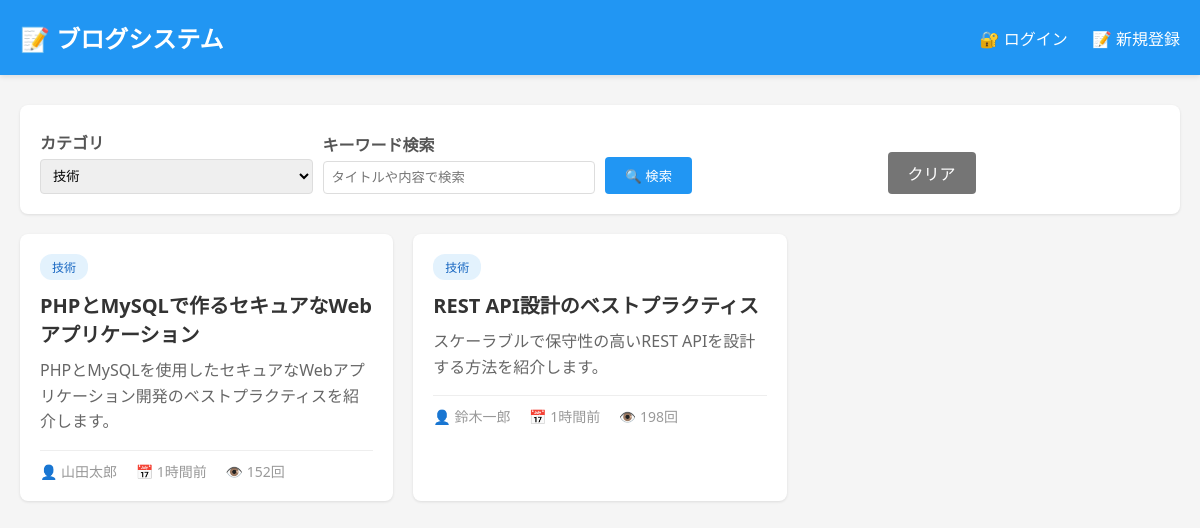
The app's page /index.php?category_id=1 with its own data.
### tables this page shows
CREATE TABLE IF NOT EXISTS posts (
    id INT AUTO_INCREMENT PRIMARY KEY,
    user_id INT NOT NULL,
    category_id INT,
    title VARCHAR(255) NOT NULL,
    content TEXT NOT NULL,
    excerpt VARCHAR(500),
    status ENUM('draft', 'published') DEFAULT 'draft',
    view_count INT DEFAULT 0,
    created_at DATETIME DEFAULT CURRENT_TIMESTAMP,
    updated_at DATETIME DEFAULT CURRENT_TIMESTAMP ON UPDATE CURRENT_TIMESTAMP,
    published_at DATETIME,
    FOREIGN KEY (user_id) REFERENCES users(id) ON DELETE CASCADE,
    FOREIGN KEY (category_id) REFERENCES categories(id) ON DELETE SET NULL,
    INDEX idx_user_id (user_id),
    INDEX idx_category_id (category_id),
    INDEX idx_status (status),
    INDEX idx_created_at (created_at),
    INDEX idx_published_at (published_at)
);

CREATE TABLE IF NOT EXISTS categories (
    id INT AUTO_INCREMENT PRIMARY KEY,
    name VARCHAR(100) NOT NULL,
    slug VARCHAR(100) NOT NULL UNIQUE,
    description TEXT,
    created_at DATETIME DEFAULT CURRENT_TIMESTAMP,
    updated_at DATETIME DEFAULT CURRENT_TIMESTAMP ON UPDATE CURRENT_TIMESTAMP,
    INDEX idx_slug (slug)
);

CREATE TABLE IF NOT EXISTS users (
    id INT AUTO_INCREMENT PRIMARY KEY,
    name VARCHAR(100) NOT NULL,
    email VARCHAR(255) NOT NULL UNIQUE,
    password_hash VARCHAR(255) NOT NULL,
    created_at DATETIME DEFAULT CURRENT_TIMESTAMP,
    updated_at DATETIME DEFAULT CURRENT_TIMESTAMP ON UPDATE CURRENT_TIMESTAMP,
    INDEX idx_email (email),
    INDEX idx_created_at (created_at)
);

### auth_functions.php (called while the page is built, shortened)
<?php
function isLoggedIn() {
    return isset($_SESSION['user_id']);
}

### functions.php (called while the page is built, shortened)
<?php
require_once 'auth_functions.php';
function h($str) {
    return htmlspecialchars($str, ENT_QUOTES, 'UTF-8');
}
function getAllCategories() {
    $pdo = getDB();
    try {
        $sql = "SELECT * FROM categories ORDER BY name ASC";
        $stmt = $pdo->query($sql);
        return $stmt->fetchAll();
    } catch (PDOException $e) {
        error_log('Get categories error: ' . $e->getMessage());
        return [];
    }
}
function getPosts($filters = [], $page = 1, $per_page = POSTS_PER_PAGE) {
    $pdo = getDB();
    $where_conditions = [];
    $bind_params = [];
    if (!isLoggedIn()) {
        $where_conditions[] = 'p.status = :status';
        $bind_params[':status'] = 'published';
    } elseif (isset($filters['status']) && validateStatus($filters['status'])) {
        $where_conditions[] = 'p.status = :status';
        $bind_params[':status'] = $filters['status'];
    }
    if (isset($filters['category_id']) && $filters['category_id'] > 0) {
        $where_conditions[] = 'p.category_id = :category_id';
        $bind_params[':category_id'] = (int)$filters['category_id'];
    }
    $where_clause = !empty($where_conditions) ? 'WHERE ' . implode(' AND ', $where_conditions) : '';
    try {
        $count_sql = "SELECT COUNT(*) FROM posts p $where_clause";
        $count_stmt = $pdo->prepare($count_sql);
        foreach ($bind_params as $key => $value) {
            $count_stmt->bindValue($key, $value);
        }
        $count_stmt->execute();
        $total = $count_stmt->fetchColumn();
        $total_pages = ceil($total / $per_page);
        $page = max(1, min($page, $total_pages ?: 1));
        $offset = ($page - 1) * $per_page;
        $sql = "SELECT
                    p.*,
                    u.name AS author_name,
                    c.name AS category_name,
                    c.slug AS category_slug
                FROM posts p
                LEFT JOIN users u ON p.user_id = u.id
                LEFT JOIN categories c ON p.category_id = c.id
                $where_clause
                ORDER BY p.created_at DESC
                LIMIT :limit OFFSET :offset";
        $stmt = $pdo->prepare($sql);
        foreach ($bind_params as $key => $value) {
            $stmt->bindValue($key, $value);
        }
        $stmt->bindValue(':limit', $per_page, PDO::PARAM_INT);
        $stmt->bindValue(':offset', $offset, PDO::PARAM_INT);
        $stmt->execute();
        return [
            'posts' => $stmt->fetchAll(),
            'total' => $total,
            'pages' => $total_pages,
            'current_page' => $page
        ];
    } catch (PDOException $e) {
        error_log('Get posts error: ' . $e->getMessage());
        return ['posts' => [], 'total' => 0, 'pages' => 0, 'current_page' => 1];
    }
}
function timeAgo($datetime) {
    $timestamp = strtotime($datetime);
    $diff = time() - $timestamp;
    if ($diff < 60) {
        return '1分以内';
    } elseif ($diff < 3600) {
        return floor($diff / 60) . '分前';
    } elseif ($diff < 86400) {
        return floor($diff / 3600) . '時間前';
    } elseif ($diff < 604800) {
        return floor($diff / 86400) . '日前';
    } else {
        return date('Y年m月d日', $timestamp);
    }
}

### index.php (the view, shortened to what this page needs)
<?php
require_once 'functions.php';
$filters = [];
if (isset($_GET['category_id']) && $_GET['category_id'] > 0) {
    $filters['category_id'] = (int)$_GET['category_id'];
}
$page = isset($_GET['page']) ? max(1, (int)$_GET['page']) : 1;
$result = getPosts($filters, $page);
$posts = $result['posts'];
$categories = getAllCategories();
?>
<!DOCTYPE html>
<html lang="ja">
<head>
</head>
<body>
    <div class="header">
        <div class="header-content">
            <h1>📝 ブログシステム</h1>
            <div class="header-nav">
                <?php if (isLoggedIn()): ?>
                    <span>👤 <?php echo h($_SESSION['user_name']); ?>さん</span>
                    <a href="add.php">✏️ 記事を書く</a>
                    <a href="?my_posts=1">📄 自分の記事</a>
                    <a href="logout.php">🚪 ログアウト</a>
                <?php else: ?>
                    <a href="login.php">🔐 ログイン</a>
                    <a href="register.php">📝 新規登録</a>
                <?php endif; ?>
            </div>
        </div>
    </div>
    <div class="container">
        <div class="filters">
            <form method="GET" action="">
                <div class="filter-group">
                    <label for="category_id">カテゴリ</label>
                    <select name="category_id" id="category_id">
                        <?php foreach ($categories as $category): ?>
                            <option value="<?php echo h($category['id']); ?>"
                                <?php echo (isset($filters['category_id']) && $filters['category_id'] == $category['id']) ? 'selected' : ''; ?>>
                                <?php echo h($category['name']); ?>
                            </option>
                        <?php endforeach; ?>
                    </select>
                </div>
                <div class="filter-group">
                    <label for="keyword">キーワード検索</label>
                    <input type="text" name="keyword" id="keyword" value="<?php echo h($filters['keyword'] ?? ''); ?>" placeholder="タイトルや内容で検索">
                </div>
                <div class="filter-group">
                    <label>&nbsp;</label>
                    <button type="submit">🔍 検索</button>
                </div>
                <div class="filter-group">
                    <label>&nbsp;</label>
                    <a href="index.php">クリア</a>
                </div>
            </form>
        </div>
        <?php if (empty($posts)): ?>
            <div class="no-posts">
                <h2>📭 記事が見つかりませんでした</h2>
                <p>検索条件を変更してお試しください。</p>
            </div>
        <?php else: ?>
            <div class="posts-grid">
                <?php foreach ($posts as $post): ?>
                    <div class="post-card">
                        <?php if ($post['category_name']): ?>
                            <div class="post-category"><?php echo h($post['category_name']); ?></div>
                        <?php endif; ?>
                        <h2 class="post-title">
                            <a href="view.php?id=<?php echo h($post['id']); ?>">
                                <?php echo h($post['title']); ?>
                            </a>
                        </h2>
                        <div class="post-excerpt">
                            <?php echo h($post['excerpt'] ?: generateExcerpt($post['content'])); ?>
                        </div>
                        <div class="post-meta">
                            <span>👤 <?php echo h($post['author_name']); ?></span>
                            <span>📅 <?php echo h(timeAgo($post['created_at'])); ?></span>
                            <span>👁️ <?php echo h($post['view_count']); ?>回</span>
                        </div>
                    </div>
                <?php endforeach; ?>
            </div>
        <?php endif; ?>
    </div>
</body>
</html>

### index.php (style rules this page uses)
* { margin: 0; padding: 0; box-sizing: border-box; }
body { font-family: 'Segoe UI', Tahoma, Geneva, Verdana, sans-serif; background-color: #f5f5f5; }
.header { background-color: #2196F3; color: white; padding: 20px 0; box-shadow: 0 2px 5px rgba(0,0,0,0.1); }
.header-content { max-width: 1200px; margin: 0 auto; padding: 0 20px; display: flex; justify-content: space-between; align-items: center; }
.header h1 { font-size: 24px; }
.header-nav a { color: white; text-decoration: none; margin-left: 20px; }
.container { max-width: 1200px; margin: 30px auto; padding: 0 20px; }
.filters { background: white; padding: 20px; border-radius: 8px; margin-bottom: 20px; box-shadow: 0 1px 3px rgba(0,0,0,0.1); }
.filters form { display: flex; gap: 10px; flex-wrap: wrap; align-items: end; }
.filter-group { flex: 1; min-width: 200px; }
.filter-group label { display: block; margin-bottom: 5px; font-weight: bold; color: #555; }
.filter-group select, .filter-group input[type="text"] { width: 100%; padding: 8px; border: 1px solid #ddd; border-radius: 4px; }
.filter-group button { padding: 9px 20px; background-color: #2196F3; color: white; border: none; border-radius: 4px; cursor: pointer; }
.filter-group a { padding: 9px 20px; background-color: #757575; color: white; text-decoration: none; border-radius: 4px; display: inline-block; }
.posts-grid { display: grid; grid-template-columns: repeat(auto-fill, minmax(350px, 1fr)); gap: 20px; margin-bottom: 30px; }
.post-card { background: white; border-radius: 8px; padding: 20px; box-shadow: 0 1px 3px rgba(0,0,0,0.1); transition: transform 0.2s; }
.post-category { display: inline-block; background-color: #e3f2fd; color: #1565C0; padding: 4px 12px; border-radius: 12px; font-size: 12px; margin-bottom: 10px; }
.post-title { font-size: 20px; margin-bottom: 10px; color: #333; }
.post-title a { color: #333; text-decoration: none; }
.post-excerpt { color: #666; line-height: 1.6; margin-bottom: 15px; }
.post-meta { color: #999; font-size: 14px; border-top: 1px solid #eee; padding-top: 10px; }
.post-meta span { margin-right: 15px; }

### records on screen
posts: category.name "技術", title "PHPとMySQLで作るセキュアなWebアプリケーション", excerpt "PHPとMySQLを使用したセキュアなWebアプリケーション開発のベストプラクティスを紹介します。", user.name "山田太郎", created_at "1時間前", view_count "152"
posts: category.name "技術", title "REST API設計のベストプラクティス", excerpt "スケーラブルで保守性の高いREST APIを設計する方法を紹介します。", user.name "鈴木一郎", created_at "1時間前", view_count "198"

### other values on screen
form field category_id "技術"
